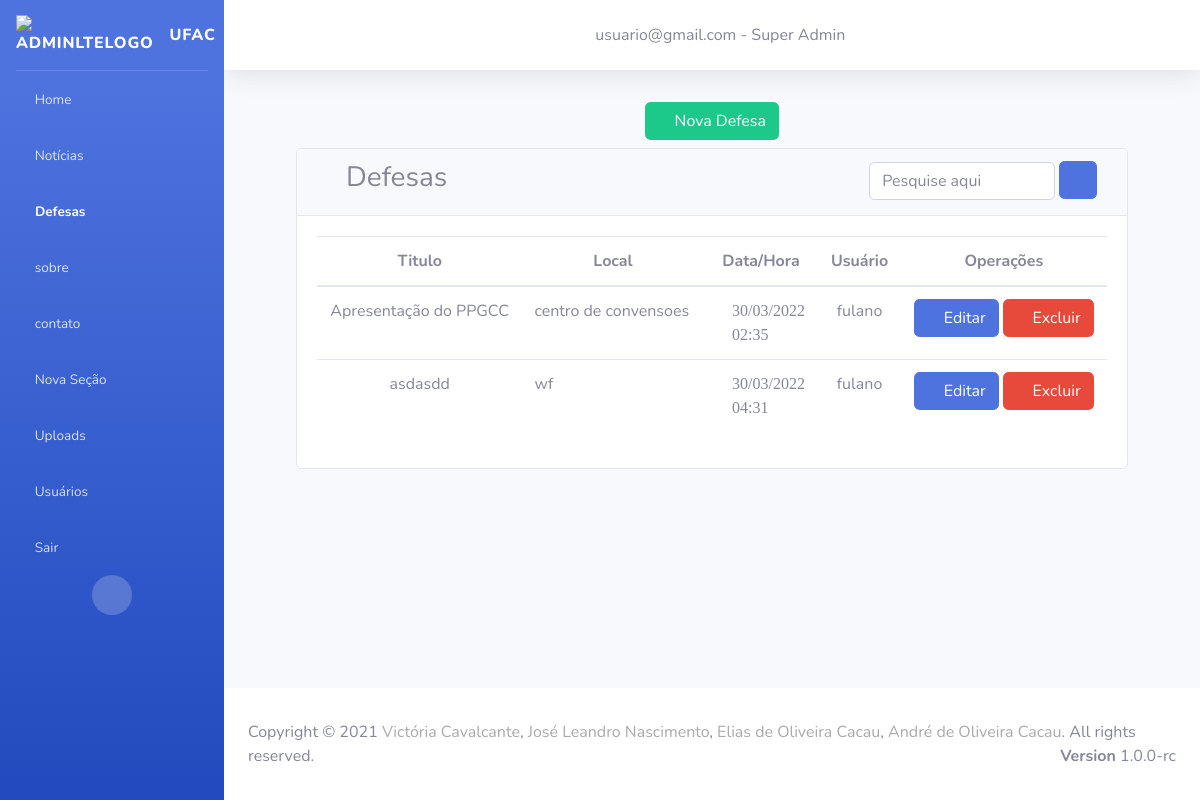
Screenshot of /defesa/ (signed in) with the database file from the repository.
### secao/models.py (models this page shows)
class Secao(models.Model):
    titulo = models.CharField(
        max_length= 200,
        null = False,
        blank = False
    )
    icon = models.CharField(
        max_length= 100,
        null = False,
        blank = False
    )
    usuario = models.OneToOneField(
        Usuario,
        on_delete=models.SET_NULL,
        null = True
    )
    ordem = models.IntegerField()
    ativada = models.BooleanField(
        default=True,
    )
    data_criacao = models.DateTimeField(auto_now=True)
    usuarios = models.ManyToManyField(Usuario,related_name="+")

### usuario/models.py (models this page shows)
class Usuario(models.Model):
    usuario = models.CharField(
        max_length = 100,
        null = False,
        blank = False
    )
    senha = models.CharField(
        max_length = 10,
        null = False,
        blank = False
    )
    permissao = models.IntegerField(
        null = False,
        blank = False
    )
    ativado = models.BooleanField(
        null = False,
        blank = False,
        default = True
    )
    data_cadastro = models.DateField(
        auto_now = True
    )

### defesa/models.py (models this page shows)
class Defesa(models.Model):
    titulo = models.CharField(
        max_length= 100,
        unique= True,
        null=False,
        blank=False
    )
    local = models.CharField(
        max_length= 100,
        null=False,
        blank=False
    )
    horario = models.DateTimeField(
        null=False,
        blank=False
    )
    conteudo = models.TextField(
    )
    data_criacao =  models.DateTimeField(
        auto_now=True
    )

### defesa/views.py (the view)
# urls.py: path("defesa/",defesa),
def defesa(request):
    defesas = Defesa.objects.all()
    secoes = Secao.objects.all().order_by('ordem')
    subsecoes = Subsecao.objects.all().order_by('ordem')
    usuario_logado = Usuario.objects.get(id=request.session.get('id_usuario'))
    return render(request, 'defesa/index.html',{
        'defesas':defesas,
        "secoes":secoes,
        'usuario_logado':usuario_logado,
        "subsecoes":subsecoes
        })

### defesa/templates/defesa/index.html (shortened to what this page needs)
{% extends "base.html" %} {% block menu-defesa %}
<li class="nav-item active">
    <a href="/defesa/" class="nav-link">
        <i class="fas fa-user-graduate"></i>
        <span translate="no">Defesas</span>
    </a>
</li>
{% endblock %} {% block conteudo %}
<div class="content-wrapper">
    <div class="content-header mb-2">
        <div class="container-fluid">
            <div class="row">
                <div class="col text-center">
                    <a href="/cadatrarDefesa/" class="btn btn-success mt-2" href="">
                        <i class="fas fa-plus"></i> Nova Defesa
                    </a>
                </div>
            </div>
        </div>
    </div>
    <section class="content">
        <div class="container">
            <div class="card">
                <div class="card-header">
                    <div class="row">
                        <div class="col-8">
                            <h3><i class="fas fa-user-graduate"></i> Defesas</h3>
                        </div>
                        <div class="col-4 text-center">
                            <form action="/busca_defesas/" method="post">
                                <input type="text" class="form-control inputValor w-75" style="display:inline;" name="valor_pesquisa" placeholder="Pesquise aqui">
                                <button class="btn btn-primary mb-1" style="display:inline;">
                                    <i class="fas fa-search"></i>
                                </button>
                            </form>
                        </div>
                    </div>
                </div>
                <div class="card-body">
                    <table class="table">
                        <thead>
                            <th class="text-center">Titulo</th>
                            <th class="text-center">Local</th>
                            <th class="text-center">Data/Hora</th>
                            <th class="text-center">Usuário</th>
                            <th class="text-center">Operações</th>
                        </thead>
                        <tbody id="myTable">
                            {% for defesa in defesas %}
                            <tr>
                                <td class="text-center">
                                    {{ defesa.titulo }}
                                </td class="text-center">
                                <td>
                                    {{ defesa.local }}
                                </td>
                                <td>
                                    <i class="far fa-calendar-alt" translate="no"> {{ defesa.horario|date:'d/m/Y' }} </i>
                                    <br>
                                    <i class="far fa-clock" translate="no"> {{ defesa.horario|date:'H:i' }} </i>
                                </td>
                                <td class="text-center">
                                    fulano
                                </td>
                                <td class="text-center">
                                    <form action="/editarDefesa/" method="post" style="display:inline;">
                                        <button class="btn btn-primary">
                                            <i class="nav-icon fas fa-edit"></i>
                                            Editar
                                        </button>
                                    </form>
                                    <button type="button" class="btn btn-danger" data-toggle="modal" data-target="#excluir{{ defesa.id }}">
                                            <i class="nav-icon fas fa-trash"></i>
                                            Excluir
                                    </button>
                                </td>
                            </tr>
                            {% endfor %}
                        </tbody>
                    </table>
                </div>
            </div>
        </div>
    </section>
</div>
{% endblock %}

### home/templates/base.html (shortened to what this page needs)
{% load static %} {% load auxiliares %}
<!DOCTYPE html>
<html lang="pt-BR">
<head>
    <link href="{% static 'vendor/fontawesome-free/css/all.min.css' %}" rel="stylesheet" type="text/css">
    <link href="{% static 'css/sb-admin-2.min.css' %}" rel="stylesheet">
    <link rel="stylesheet" href="{% static 'css/style-admin.css' %}">
    <link rel="stylesheet" href="{% static 'css/style-home.css' %}">
    <link rel="stylesheet" href="{% static 'css/style-contrele-permicoes.css' %}">
</head>
<body id="page-top">
    <div id="wrapper">
        <ul class="navbar-nav bg-gradient-primary sidebar sidebar-dark accordion" id="accordionSidebar">
            <a class="sidebar-brand d-flex align-items-center justify-content-flex-start" href="/">
                <div class="sidebar-brand-icon">
                    <img class="animation__shake" src="{% static '/img/ufac-logo.png' %}" alt="AdminLTELogo" height="auto" width="45">
                </div>
                <div class="sidebar-brand-text mx-3">UFAC</div>
            </a>
            <hr class="sidebar-divider my-0"> {% block menu-home %}
            <li class="nav-item">
                <a href="/home/" class="nav-link">
                    <i class="fas fa-home"></i>
                    <span translate="no">Home</span>
                </a>
            </li>
            {% endblock %} {% block menu-noticia %}
            <li class="nav-item">
                <a href="/noticias/" class="nav-link">
                    <i class="fas fa-newspaper"></i>
                    <span translate="no">Notícias</span>
                </a>
            </li>
            {% endblock %} {% block menu-defesa %}{% endblock %} {% for secao in secoes %}
            <li class="nav-item">
                <a class="nav-link collapsed" href="#" data-toggle="collapse" data-target="#collapse{{secao.id}}" aria-expanded="true" aria-controls="collapseTwo">
                    <i class="{{ secao.icon }}"></i>
                    <span>{{secao.titulo}}</span>
                </a>
            </li>
            {% endfor %} {% block menu-secao-add %}
            <li class="nav-item">
                <a href="/addSecao/" class="nav-link">
                    <i class="fas fa-plus-circle"></i>
                    <span translate="no">Nova Seção</span>
                </a>
            </li>
            {% endblock %} {% block menu-upload %}
            <li class="nav-item">
                <a href="/upload" class="nav-link">
                    <i class="fas fa-upload"></i>
                    <span translate="no">Uploads</span>
                </a>
            </li>
            {% endblock %} {% block menu-usuario %}
            <li class="nav-item">
                <a href="/usuario/" class="nav-link">
                    <i class="fas fa-user-cog"></i>
                    <span translate="no">Usuários</span>
                </a>
            </li>
            {% endblock %}
            <li class="nav-item">
                <a href="/logout/" class="nav-link">
                    <i class="fas fa-reply"></i>
                    <span translate="no">Sair</span>
                </a>
            </li>
            <div class="text-center d-none d-md-inline">
                <button class="rounded-circle border-0" id="sidebarToggle"></button>
            </div>
        </ul>
        <div id="content-wrapper" class="d-flex flex-column">
            <div id="content">
                <nav class="navbar navbar-expand navbar-light bg-white topbar mb-4 static-top shadow">
                    <div class="text-center w-100">
                        <i class="fas fa-user-circle"></i> {{usuario_logado.usuario }} - Super Admin
                    </div>
                </nav>
                <div class="container-fluid">
                    <div class="container">
                         {% block conteudo %} {% endblock %}
                    </div>
                </div>
            </div>
            <footer class="sticky-footer bg-white">
                <div class="container">
                    Copyright &copy; 2021 <a href="https://github.com/VictoriaCavalcante" target="_blank" style="color: #aaa">Victória Cavalcante</a>,
                    <a href="https://github.com/JoseLeandroNascimento" target="_blank" style="color: #aaa">José Leandro
                        Nascimento</a>,
                    <a href="https://github.com/EliasCacau" target="_blank" style="color: #aaa">Elias de Oliveira
                        Cacau</a>,
                    <a href="https://github.com/AndreCacau" target="_blank" style="color: #aaa">André de Oliveira
                        Cacau</a>. All rights reserved.
                    <div class="float-right d-none d-sm-inline-block">
                        <b>Version</b> 1.0.0-rc
                    </div>
                </div>
            </footer>
        </div>
    </div>
</body>
</html>

### rows the page displays
Secao: titulo "sobre"
Secao: titulo "contato"
Usuario: usuario "usuario@gmail.com"
Defesa: titulo "Apresentação do PPGCC", local "centro de convensoes", horario "30/03/2022", horario "02:35"
Defesa: titulo "asdasdd", local "wf", horario "30/03/2022", horario "04:31"
